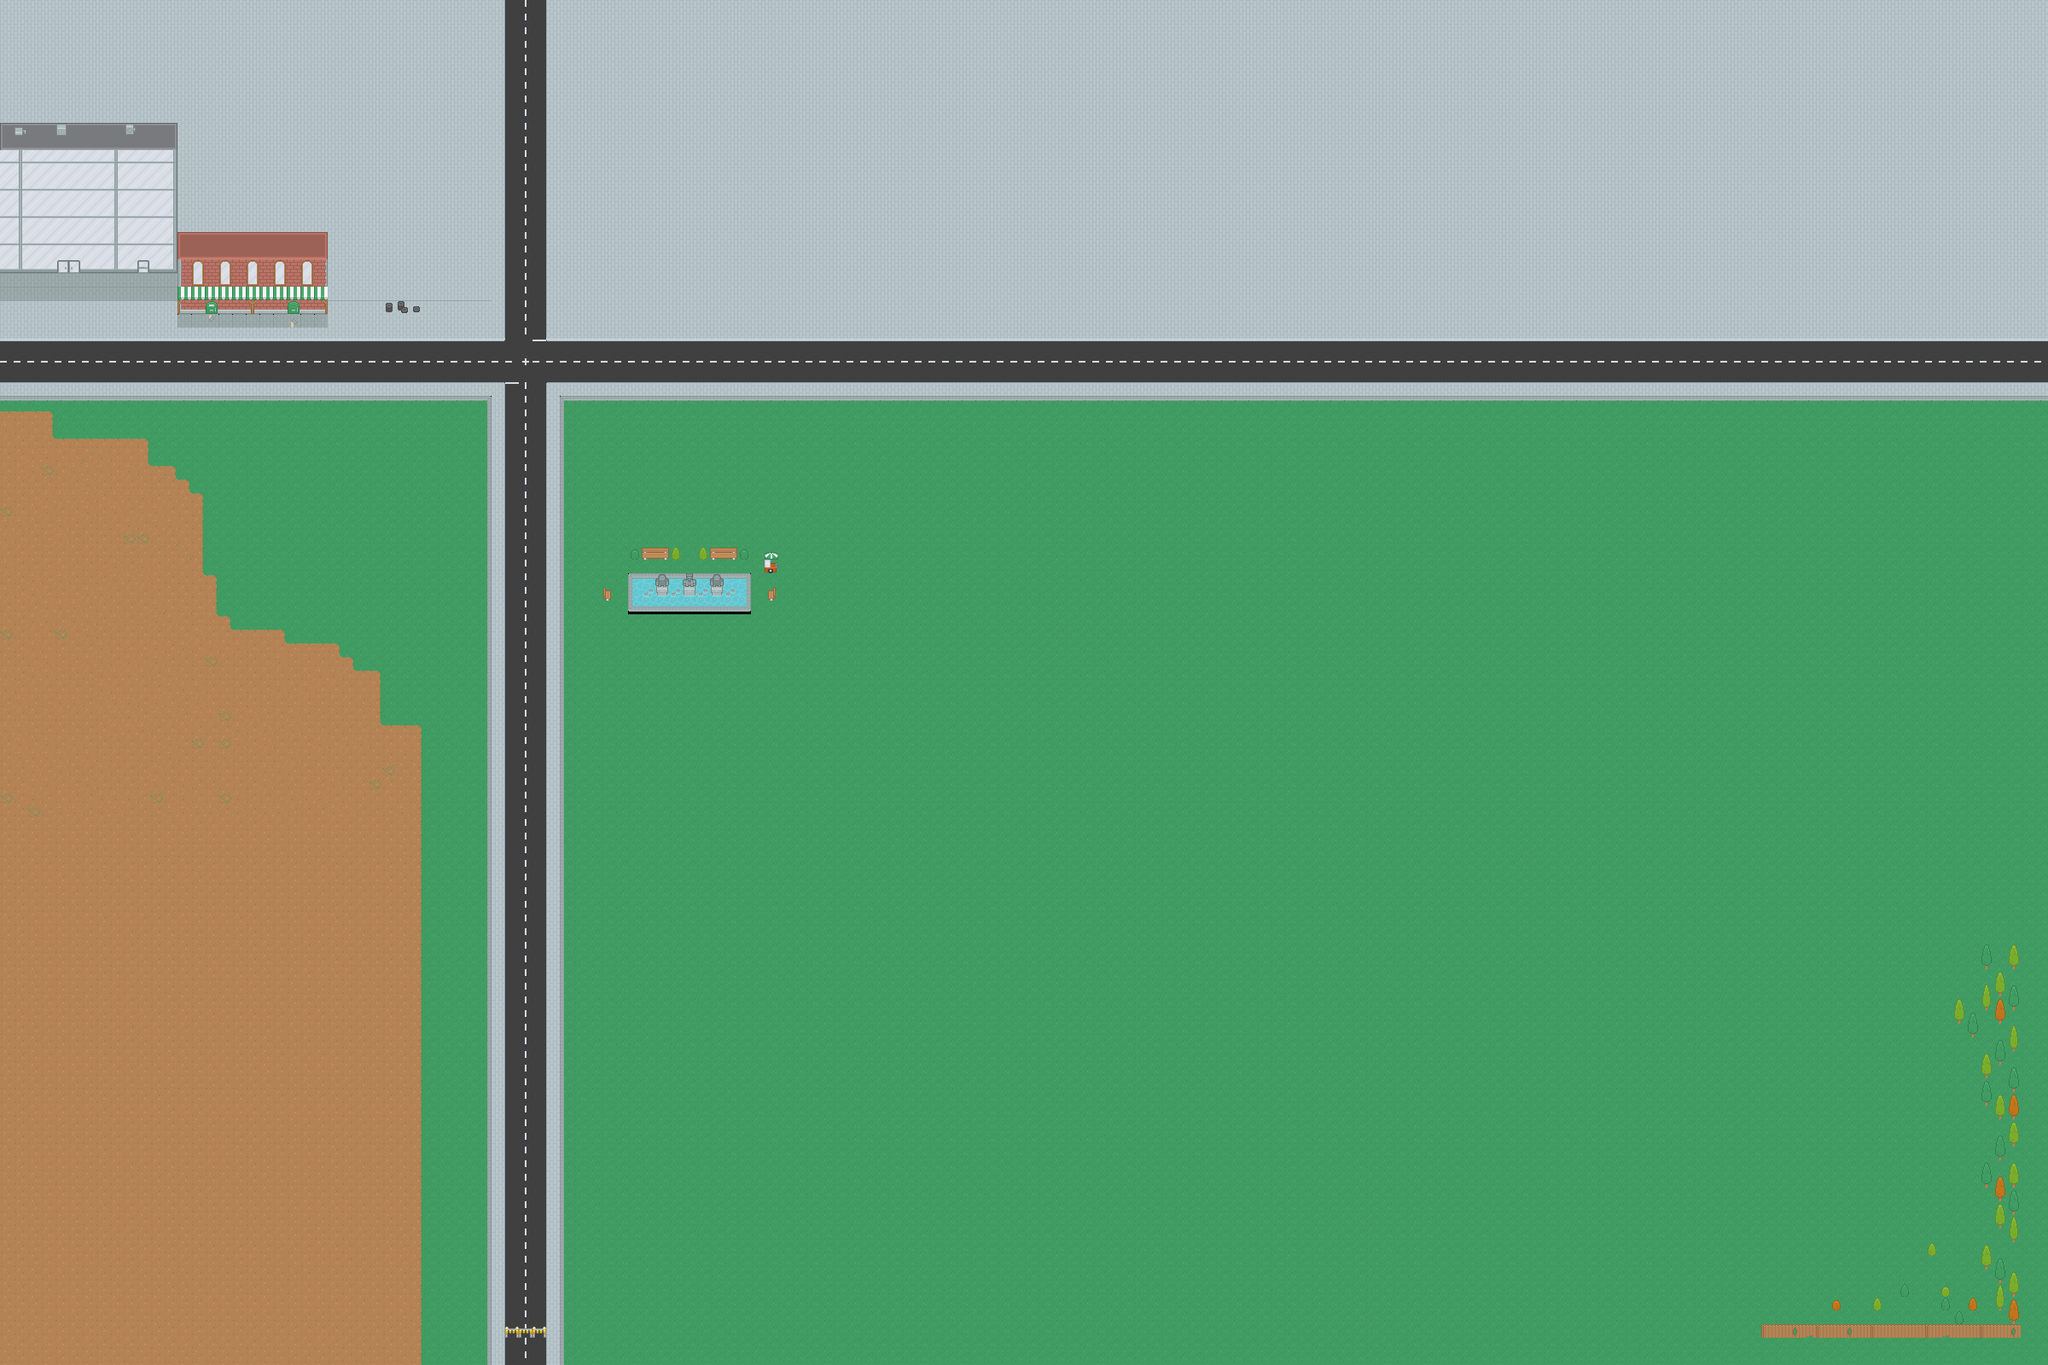

Rendered tile map (Tiled .tmx) drawn with the repository's tilesets; below, a short description and the map source with its tile grids summarised:
An orthogonal 150x100 tile map with 16x16 px tiles, 3 tile layers (Background, Building Details, Barriers).

<map version="1.10" tiledversion="1.10.2" orientation="orthogonal" renderorder="right-down" width="150" height="100" tilewidth="16" tileheight="16" infinite="0" nextlayerid="6" nextobjectid="48">
 <tileset firstgid="1" source="kenney-roguelike-city.tileset.tsx" />
 <layer id="1" name="Background" width="150" height="100">
  <data>[15000 cells, 15000 non-empty, 75 distinct tile ids]</data>
 </layer>
 <layer id="2" name="Building Details" width="150" height="100">
  <data>[15000 cells, 50 non-empty, 27 distinct tile ids]</data>
 </layer>
 <layer id="3" name="Barriers" width="150" height="100">
  <data>[15000 cells, 86 non-empty, 19 distinct tile ids]</data>
 </layer>
</map>
